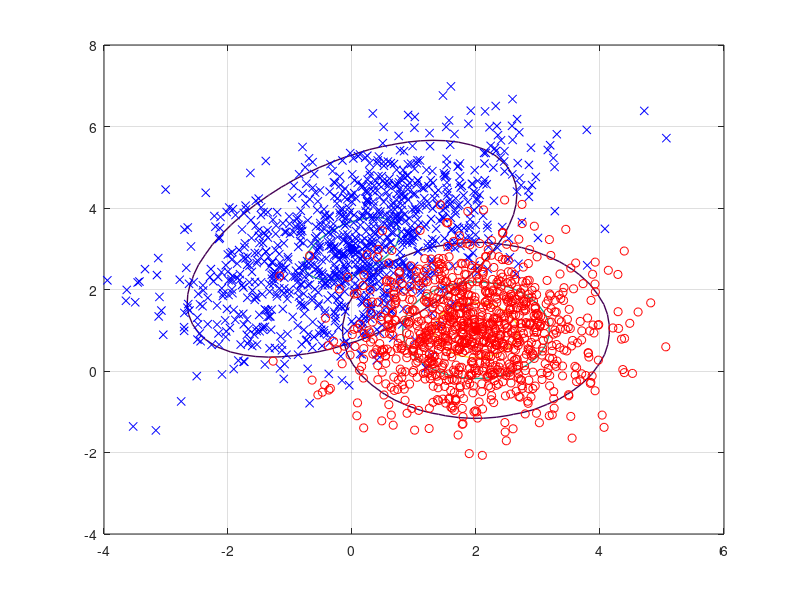

MATLAB code for this plot: (Note: this script raises an error after producing the figure.)
% =========================================================================
% Distributions' feature
N=1000; 
m1 = [0; 3];m2 = [2; 1];
C1 = [2 1; 1 2]; C2 = [1 0; 0 1]; 
X1 = mvnrnd(m1, C1, N);X2 = mvnrnd(m2, C2, N);
%load('distributions.mat');

%Limits
x1Lim = [-4 6];
x2Lim = [-4 8];


%Probability contour plot
numGrid = 50;
xRange = linspace(x1Lim(1), x1Lim(2), numGrid);
yRange = linspace(x2Lim(1), x2Lim(2), numGrid);
P1 = zeros(numGrid, numGrid);
P2 = zeros(numGrid, numGrid);
for j=1:numGrid
    for i=1:numGrid;
        x = [xRange(j) yRange(i)]';
        P1(i,j) = mvnpdf(x', m1', C1);
        P2(i,j) = mvnpdf(x', m2', C2);
    end
end
Pmax = max(max([P1 P2]));
figure(1), clf,
contour(xRange, yRange, P1, [0.1*Pmax 0.5*Pmax 0.8*Pmax], 'LineWidth', 1);
hold on;
contour(xRange, yRange, P2, [0.1*Pmax 0.5*Pmax 0.8*Pmax], 'LineWidth', 1);
% Plot centres
plot(m1(1), m1(2), 'b*', 'LineWidth', 4);
plot(m2(1), m2(2), 'r*', 'LineWidth', 4);
% Plot distributions
plot(X1(:,1),X1(:,2),'bx', X2(:,1),X2(:,2),'ro'); grid on;
%title('Bayesian quadratic decision boundary', 'FontSize', 16);
%xlabel('x1', 'FontSize', 14)
%ylabel('x2', 'FontSize', 14);
%return;


% Plot quadratic classification boundary
% gi(x) = x^t W_i x + w^t_i x + w_i0,   
C1_inv = inv(C1);
C2_inv = inv(C2);
W1=(-1/2)*C1_inv;
W2=(-1/2)*C2_inv;
w1=C1_inv*m1;
w2=C2_inv*m2;
omega01=(-1/2)*m1'*C1_inv*m1 - (1/2)*log(det(C1)) + log(0.5);
omega02=(-1/2)*m2'*C2_inv*m2 - (1/2)*log(det(C2)) + log(0.5);

%Solve
x = sym('x',[2 1]); %x = sym(x,'real');
assume(x,'real');

g1= x'*W1*x + w1'*x + omega01;
g2= x'*W2*x + w2'*x + omega02;

%Plot solution
[equation, ~, conds] = solve(g1 == g2, x(2,1), 'ReturnConditions', true);
xi=linspace(-0.6373,6,numGrid);
yi=zeros(2,numGrid);
for i=1:numGrid
    x1 = xi(i);
    yi(:,i) = subs(equation);
end
plot(xi,yi(1,:),'r', 'LineWidth', 4); 
plot(xi,yi(2,:),'r', 'LineWidth', 4);
xlim(x1Lim);
ylim(x2Lim);









%NEURAL NETWORK - CLASSIFICATION
X = [X1; X2];
y = [ ones(N,1); -1*ones(N,1) ];
%y = [ ones(N,1); zeros(N,1) ];

%net = feedforwardnet(5, 'trainscg');
%net = patternnet(4);
net = feedforwardnet(10);
net = train(net, X', y');
%view(net);
output = net(X');
%plot(y, output', 'b.');
%return;

% Plot decision boundary
%x1Lim=[-4,6];
%x2Lim=[-4,8];
x1 = x1Lim(1):.1:x1Lim(2); x2 = x2Lim(1):.1:x2Lim(2);
[Xg1,Xg2] = meshgrid(x1,x2);
OUT = net([Xg1(:) Xg2(:)]');
OUT2 = -1 + 2*(OUT>0);
%OUT2 = -1 + 2*(OUT>0.5);
%figure(1), clf, hold on;
%contour(x1,x2,reshape(OUT2,length(x2),length(x1)), 1, 'LineWidth', 4, 'LineColor', 'red');
%mesh(x1,x2,reshape(OUT2,length(x2),length(x1)));
contour(x1,x2,reshape(OUT2,length(x2),length(x1)), 1, 'LineWidth', 4);
title('ANN decision contour', 'FontSize', 16);
xlabel('x1', 'FontSize', 14); ylabel('x2', 'FontSize', 14);
%return;



% % Plot basic data
% % Plot centres
% %figure(1),clf,hold on;
% plot(m1(1), m1(2), 'b*', 'LineWidth', 6);
% plot(m2(1), m2(2), 'r*', 'LineWidth', 6);
% % Plot distributions
% plot(X1(:,1),X1(:,2),'bx', X2(:,1),X2(:,2),'ro', 'LineWidth', 2); 
% grid on;
% %xlim(x1Lim);ylim(x2Lim);





% Count missclassifications
E1 = 0; E2 = 0; LIMIT = 0;
for i=1:2*N
    if i<=N && output(i) < LIMIT 
        E1 = E1 + 1;
    end
    if i>N && output(i) > LIMIT
        E2 = E2 + 1;
    end
end
display(E1);display(E2);




% Confusion
y2 = y./2+0.5;
output2 = output'./2+0.5;
figure(2); plotconfusion(y2', output2');


